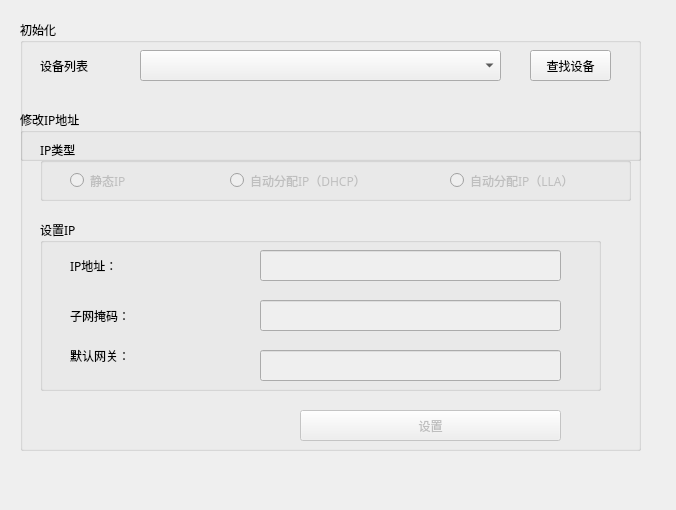
<?xml version="1.0" encoding="UTF-8"?>
<ui version="4.0">
 <class>ForceIpDemo</class>
 <widget class="QWidget" name="ForceIpDemo">
  <property name="geometry">
   <rect>
    <x>0</x>
    <y>0</y>
    <width>676</width>
    <height>510</height>
   </rect>
  </property>
  <property name="maximumSize">
   <size>
    <width>676</width>
    <height>510</height>
   </size>
  </property>
  <property name="windowTitle">
   <string>ForceIpDemo</string>
  </property>
  <widget class="QGroupBox" name="groupBox">
   <property name="geometry">
    <rect>
     <x>20</x>
     <y>20</y>
     <width>621</width>
     <height>141</height>
    </rect>
   </property>
   <property name="minimumSize">
    <size>
     <width>321</width>
     <height>141</height>
    </size>
   </property>
   <property name="maximumSize">
    <size>
     <width>621</width>
     <height>341</height>
    </size>
   </property>
   <property name="font">
    <font>
     <family>微软雅黑</family>
    </font>
   </property>
   <property name="title">
    <string>初始化</string>
   </property>
   <widget class="QLabel" name="label">
    <property name="geometry">
     <rect>
      <x>20</x>
      <y>30</y>
      <width>71</width>
      <height>31</height>
     </rect>
    </property>
    <property name="font">
     <font>
      <family>微软雅黑</family>
     </font>
    </property>
    <property name="text">
     <string>设备列表</string>
    </property>
   </widget>
   <widget class="QComboBox" name="comBoxDevice">
    <property name="geometry">
     <rect>
      <x>120</x>
      <y>30</y>
      <width>361</width>
      <height>31</height>
     </rect>
    </property>
   </widget>
   <widget class="QPushButton" name="BtnEnumDevice">
    <property name="geometry">
     <rect>
      <x>510</x>
      <y>30</y>
      <width>81</width>
      <height>31</height>
     </rect>
    </property>
    <property name="text">
     <string>查找设备</string>
    </property>
   </widget>
  </widget>
  <widget class="QGroupBox" name="groupBox_2">
   <property name="geometry">
    <rect>
     <x>20</x>
     <y>110</y>
     <width>621</width>
     <height>341</height>
    </rect>
   </property>
   <property name="minimumSize">
    <size>
     <width>321</width>
     <height>141</height>
    </size>
   </property>
   <property name="maximumSize">
    <size>
     <width>621</width>
     <height>341</height>
    </size>
   </property>
   <property name="font">
    <font>
     <family>微软雅黑</family>
    </font>
   </property>
   <property name="title">
    <string>修改IP地址</string>
   </property>
   <widget class="QGroupBox" name="groupBox_3">
    <property name="geometry">
     <rect>
      <x>20</x>
      <y>30</y>
      <width>591</width>
      <height>61</height>
     </rect>
    </property>
    <property name="title">
     <string>IP类型</string>
    </property>
    <widget class="QRadioButton" name="rBtnStatic">
     <property name="enabled">
      <bool>false</bool>
     </property>
     <property name="geometry">
      <rect>
       <x>30</x>
       <y>30</y>
       <width>91</width>
       <height>21</height>
      </rect>
     </property>
     <property name="text">
      <string>静态IP</string>
     </property>
     <property name="checkable">
      <bool>true</bool>
     </property>
    </widget>
    <widget class="QRadioButton" name="rBtnDHCP">
     <property name="enabled">
      <bool>false</bool>
     </property>
     <property name="geometry">
      <rect>
       <x>190</x>
       <y>30</y>
       <width>171</width>
       <height>21</height>
      </rect>
     </property>
     <property name="text">
      <string>自动分配IP（DHCP）</string>
     </property>
     <property name="checkable">
      <bool>true</bool>
     </property>
    </widget>
    <widget class="QRadioButton" name="rBtnLLA">
     <property name="enabled">
      <bool>false</bool>
     </property>
     <property name="geometry">
      <rect>
       <x>410</x>
       <y>30</y>
       <width>171</width>
       <height>21</height>
      </rect>
     </property>
     <property name="text">
      <string>自动分配IP（LLA）</string>
     </property>
     <property name="checkable">
      <bool>true</bool>
     </property>
    </widget>
   </widget>
   <widget class="QGroupBox" name="groupBox_4">
    <property name="geometry">
     <rect>
      <x>20</x>
      <y>110</y>
      <width>561</width>
      <height>171</height>
     </rect>
    </property>
    <property name="title">
     <string>设置IP</string>
    </property>
    <widget class="QLabel" name="label_2">
     <property name="geometry">
      <rect>
       <x>30</x>
       <y>30</y>
       <width>71</width>
       <height>31</height>
      </rect>
     </property>
     <property name="text">
      <string>IP地址：</string>
     </property>
    </widget>
    <widget class="QLabel" name="label_3">
     <property name="geometry">
      <rect>
       <x>30</x>
       <y>80</y>
       <width>81</width>
       <height>31</height>
      </rect>
     </property>
     <property name="text">
      <string>子网掩码：</string>
     </property>
    </widget>
    <widget class="QLabel" name="label_4">
     <property name="geometry">
      <rect>
       <x>30</x>
       <y>120</y>
       <width>71</width>
       <height>31</height>
      </rect>
     </property>
     <property name="text">
      <string>默认网关：</string>
     </property>
    </widget>
    <widget class="QLineEdit" name="lineEditIPAddress">
     <property name="enabled">
      <bool>false</bool>
     </property>
     <property name="geometry">
      <rect>
       <x>220</x>
       <y>30</y>
       <width>301</width>
       <height>31</height>
      </rect>
     </property>
    </widget>
    <widget class="QLineEdit" name="lineEditMask">
     <property name="enabled">
      <bool>false</bool>
     </property>
     <property name="geometry">
      <rect>
       <x>220</x>
       <y>80</y>
       <width>301</width>
       <height>31</height>
      </rect>
     </property>
    </widget>
    <widget class="QLineEdit" name="lineEditGateway">
     <property name="enabled">
      <bool>false</bool>
     </property>
     <property name="geometry">
      <rect>
       <x>220</x>
       <y>130</y>
       <width>301</width>
       <height>31</height>
      </rect>
     </property>
    </widget>
   </widget>
   <widget class="QPushButton" name="BtnSetIp">
    <property name="enabled">
     <bool>false</bool>
    </property>
    <property name="geometry">
     <rect>
      <x>280</x>
      <y>300</y>
      <width>261</width>
      <height>31</height>
     </rect>
    </property>
    <property name="text">
     <string>设置</string>
    </property>
    <property name="checkable">
     <bool>true</bool>
    </property>
   </widget>
   <widget class="QLabel" name="lblIPTips">
    <property name="geometry">
     <rect>
      <x>20</x>
      <y>285</y>
      <width>221</width>
      <height>41</height>
     </rect>
    </property>
    <property name="text">
     <string/>
    </property>
   </widget>
  </widget>
 </widget>
 <layoutdefault spacing="6" margin="11"/>
 <resources/>
 <connections/>
</ui>
